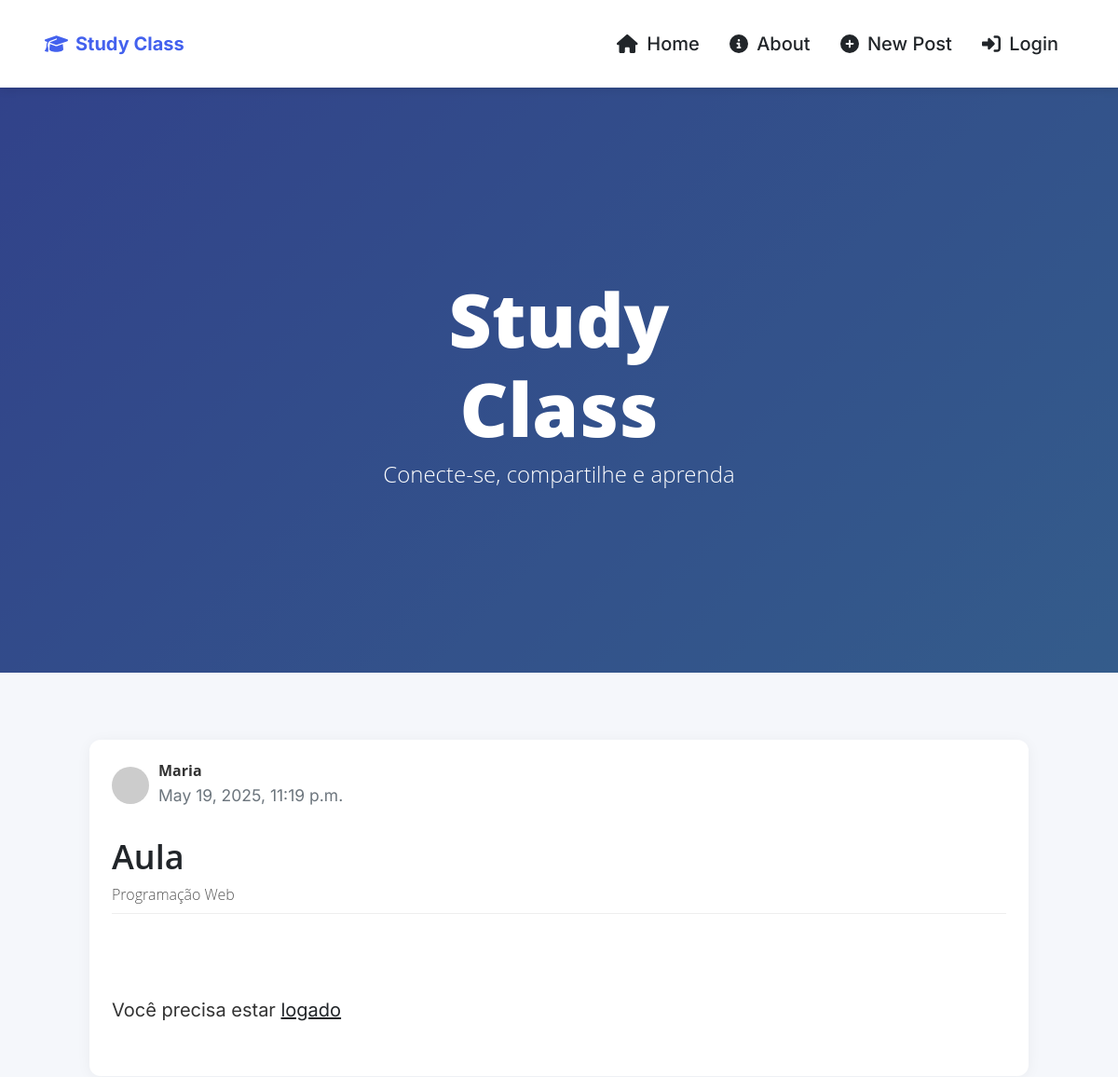
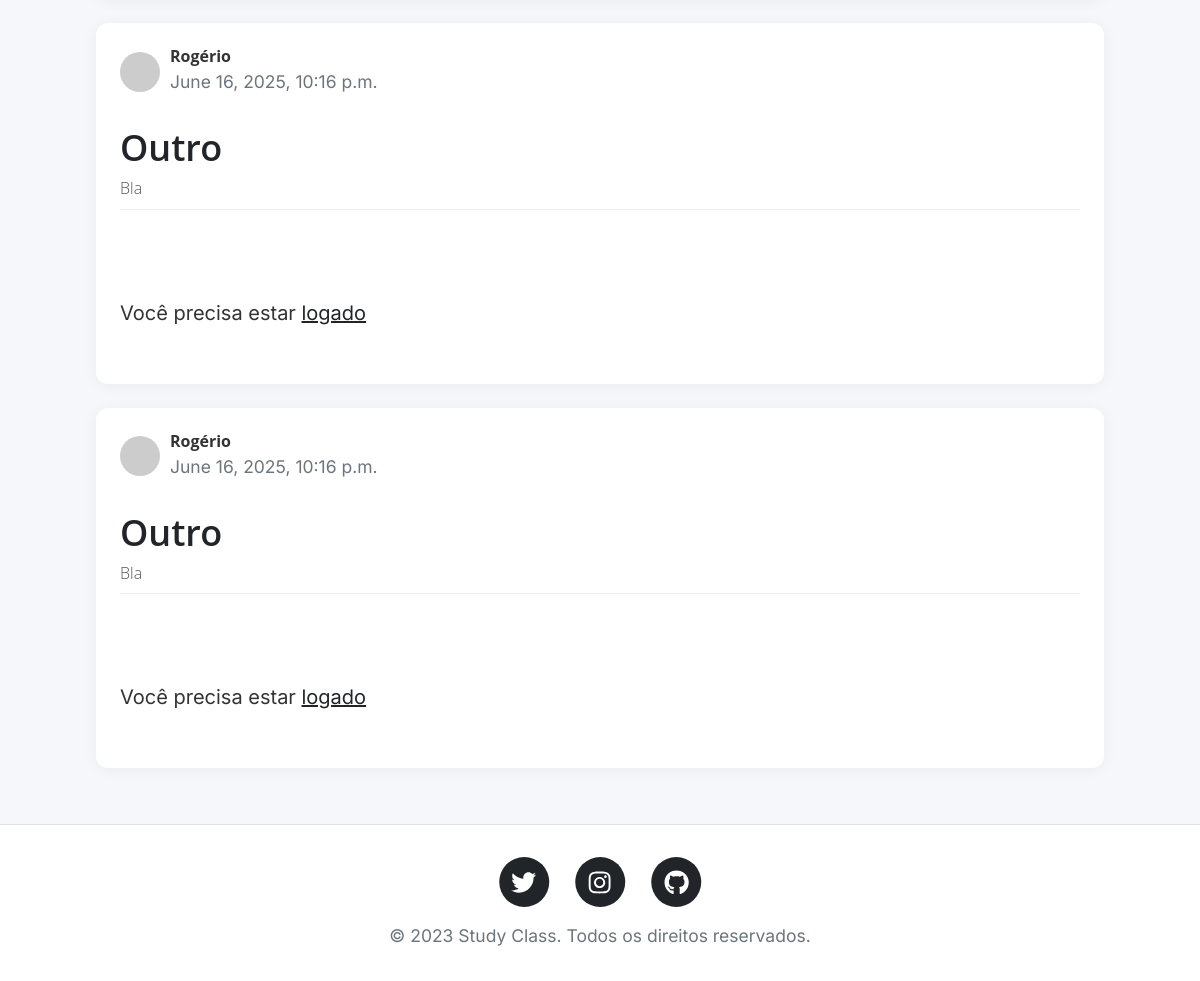
The page / on the database its author committed (2 pictures, top to bottom).
### socialapp/models.py (models this page shows, shortened)
class Postagem(models.Model):
    id_postagem = models.AutoField(primary_key=True)
    autor_postagem = models.CharField(max_length=255, blank=True)  # ← adicionado blank=True
    data_postagem = models.DateTimeField(auto_now_add=True)
    titulo_postagem = models.CharField(max_length=255)
    conteudo_postagem = models.TextField()
    id_avalia = models.ForeignKey(Avalia, models.DO_NOTHING, null=True, blank=True, db_column='id_avalia')

### socialapp/views.py (the view)
# urls.py: path('', index, name='index'),
def index(request):
    postagens =Postagem.objects.all()
    return render(request, 'social/index.html', {'postagens':postagens})

### socialapp/templates/social/index.html (shortened to what this page needs)
{% extends 'social/base.html' %}
{% block content %}
<div class="container px-4 px-lg-5 mt-4">
    <div class="row gx-4 gx-lg-5 justify-content-center">
        <div class="col-md-10 col-lg-8 col-xl-7">
            {% for postagem in postagens %}
            <div class="post-preview">
                <div class="d-flex align-items-center mb-3">
                    <img src="https://ui-avatars.com/api/?name={{ postagem.autor_postagem|urlencode }}&background=random"
                        alt="User" class="user-avatar">
                    <div>
                        <h6 class="mb-0 fw-bold">{{ postagem.autor_postagem }}</h6>
                        <small class="text-muted">{{ postagem.data_postagem }}</small>
                    </div>
                </div>
                <a href="post.html" class="text-decoration-none">
                    <h2 class="post-title">{{ postagem.titulo_postagem }}</h2>
                    <h3 class="post-subtitle">{{ postagem.conteudo_postagem }}</h3>
                </a>
                <div class="post-actions">
                    {% if user.is_authenticated %}
                    <div class="action-btn like-btn">
                        <i class="bi bi-heart"></i>
                        <span>Curtir</span>
                        <span class="count">0</span>
                    </div>
                    <div class="action-btn comment-btn">
                        <i class="bi bi-chat"></i>
                        <span>Comentar</span>
                        <span class="count">0</span>
                    </div>
                    <div class="action-btn share-btn">
                        <i class="bi bi-share"></i>
                        <span>Compartilhar</span>
                    </div>
                    <div class="ms-auto d-flex align-items-center">
                        <a href="{% url 'editar_post' postagem.id_postagem %}" class="edit-btn me-3" title="Editar">
                            <i class="bi bi-pencil-square"></i>
                        </a>
                        <a href="{% url 'deleta_post' postagem.id_postagem %}" class="delete-btn" title="Excluir">
                            <i class="bi bi-trash"></i>
                        </a>
                    </div>
                    {% else %}
                    <div class="text-center mt-5">
                        <p>Você precisa estar <a href="{% url 'login' %}">logado</a></p>
                    </div>
                    {% endif %}
                </div>
            </div>
            {% endfor %}
        </div>
    </div>
</div>
{% endblock content %}

### socialapp/templates/social/base.html (shortened to what this page needs)
<!DOCTYPE html>
<html lang="en">
<head>
    <link rel="stylesheet" href="https://cdn.jsdelivr.net/npm/bootstrap-icons@1.10.0/font/bootstrap-icons.css">
    <link href="/static/css/styles.css" rel="stylesheet" />
    <link href="/static/css/style.css" rel="stylesheet" />
</head>
<body>
    <nav class="navbar navbar-expand-lg navbar-light sticky-top">
        <div class="container px-4 px-lg-5">
            <a class="navbar-brand d-flex align-items-center" href="{% url 'index' %}">
                <i class="fas fa-graduation-cap me-2"></i>
                Study Class
            </a>
            <div class="collapse navbar-collapse" id="navbarResponsive">
                <ul class="navbar-nav ms-auto py-4 py-lg-0">
                    <li class="nav-item"><a class="nav-link px-lg-3 py-3 py-lg-4" href="{% url 'index' %}"><i
                                class="fas fa-home me-1"></i> Home</a></li>
                    <li class="nav-item"><a class="nav-link px-lg-3 py-3 py-lg-4" href="{% url 'sobre' %}"><i
                                class="fas fa-info-circle me-1"></i> About</a></li>
                    <li class="nav-item"><a class="nav-link px-lg-3 py-3 py-lg-4" href="{% url 'new_post' %}"><i
                                class="fas fa-plus-circle me-1"></i> New Post</a>
                    </li>
                    {% if user.is_authenticated %}
                    <li class="nav-item"><a class="nav-link px-lg-3 py-3 py-lg-4" href="{% url 'logout' %}"><i
                                class="fas fa-sign-out-alt me-1"></i> Logout</a></li>
                    {% else %}
                    <li class="nav-item"><a class="nav-link px-lg-3 py-3 py-lg-4" href="{% url 'login' %}"><i
                                class="fas fa-sign-in-alt me-1"></i> Login</a></li>
                    {% endif %}
                </ul>
            </div>
        </div>
    </nav>
    <header class="masthead bg-transparent text-black">
        <div class="container position-relative px-4 px-lg-5">
            <div class="row gx-4 gx-lg-5 justify-content-center">
                <div class="col-md-8 col-lg-6 col-xl-5">
                    <div class="site-heading text-center">
                        <h1>Study Class</h1>
                        <span class="subheading">Conecte-se, compartilhe e aprenda</span>
                    </div>
                </div>
            </div>
        </div>
    </header>
    <div class="container px-4 px-lg-5 mt-4">
        <div class="row gx-4 gx-lg-5 justify-content-center">
            <div class="col-md-10 col-lg-8 col-xl-7">
                {% block content %}
                {% endblock content %}
            </div>
        </div>
    </div>
    <footer class="footer border-top">
        <div class="container px-4 px-lg-5">
            <div class="row gx-4 gx-lg-5 justify-content-center">
                <div class="col-md-10 col-lg-8 col-xl-7">
                    <ul class="list-inline text-center">
                        <li class="list-inline-item">
                            <a href="#!" class="text-decoration-none text-dark">
                                <span class="fa-stack fa-lg">
                                    <i class="fas fa-circle fa-stack-2x"></i>
                                    <i class="fab fa-twitter fa-stack-1x fa-inverse"></i>
                                </span>
                            </a>
                        </li>
                        <li class="list-inline-item">
                            <a href="#!" class="text-decoration-none text-dark">
                                <span class="fa-stack fa-lg">
                                    <i class="fas fa-circle fa-stack-2x"></i>
                                    <i class="fab fa-instagram fa-stack-1x fa-inverse"></i>
                                </span>
                            </a>
                        </li>
                        <li class="list-inline-item">
                            <a href="#!" class="text-decoration-none text-dark">
                                <span class="fa-stack fa-lg">
                                    <i class="fas fa-circle fa-stack-2x"></i>
                                    <i class="fab fa-github fa-stack-1x fa-inverse"></i>
                                </span>
                            </a>
                        </li>
                    </ul>
                    <div class="small text-center text-muted">© 2023 Study Class. Todos os direitos reservados.</div>
                </div>
            </div>
        </div>
    </footer>
</body>
</html>

### socialapp/static/css/style.css (style rules this page uses)
:root { --primary-color: #4361ee; --secondary-color: #3f37c9; --accent-color: #4895ef; --light-color: #f8f9fa; --dark-color: #212529; --success-color: #4cc9f0; --danger-color: #f72585; --warning-color: #f8961e; --info-color: #43aa8b; }
body { font-family: 'Inter', sans-serif; background-color: #f5f7fb; color: #333; }
.navbar { background-color: white; box-shadow: 0 2px 10px rgba(0,0,0,0.1); }
.navbar-brand { font-weight: 700; color: var(--primary-color) !important; }
.nav-link { font-weight: 500; color: var(--dark-color) !important; }
.masthead { background-image: linear-gradient(135deg, var(--primary-color), var(--accent-color)) !important; padding: 6rem 0 4rem; color: white; }
.site-heading h1 { font-weight: 800; font-size: 2.5rem; }
.post-preview { background-color: white; border-radius: 12px; padding: 1.5rem; margin-bottom: 1.5rem; box-shadow: 0 2px 15px rgba(0,0,0,0.05); transition: transform 0.2s, box-shadow 0.2s; }
.post-title { font-weight: 600; color: var(--dark-color); margin-bottom: 0.5rem; }
.post-subtitle { font-weight: 400; color: #555; font-size: 1rem; margin-bottom: 1rem; }
.post-actions { display: flex; align-items: center; gap: 1.5rem; padding-top: 0.5rem; border-top: 1px solid #eee; }
.user-avatar { width: 40px; height: 40px; border-radius: 50%; object-fit: cover; margin-right: 10px; }
.footer { background-color: white; padding: 2rem 0; margin-top: 2rem; }

### socialapp/templates/social/base.html (style rules this page uses)
:root { --primary-color: #4361ee; --secondary-color: #3f37c9; --accent-color: #4895ef; --light-color: #f8f9fa; --dark-color: #212529; --success-color: #4cc9f0; --danger-color: #f72585; --warning-color: #f8961e; --info-color: #43aa8b; }
body { font-family: 'Inter', sans-serif; background-color: #f5f7fb; color: #333; }
.navbar { background-color: white; box-shadow: 0 2px 10px rgba(0, 0, 0, 0.1); }
.navbar-brand { font-weight: 700; color: var(--primary-color) !important; }
.nav-link { font-weight: 500; color: var(--dark-color) !important; }
.masthead { background-image: linear-gradient(135deg, var(--primary-color), var(--accent-color)) !important; padding: 6rem 0 4rem; color: white; }
.site-heading h1 { font-weight: 800; font-size: 2.5rem; }
.post-preview { background-color: white; border-radius: 12px; padding: 1.5rem; margin-bottom: 1.5rem; box-shadow: 0 2px 15px rgba(0, 0, 0, 0.05); transition: transform 0.2s, box-shadow 0.2s; }
.post-title { font-weight: 600; color: var(--dark-color); margin-bottom: 0.5rem; }
.post-subtitle { font-weight: 400; color: #555; font-size: 1rem; margin-bottom: 1rem; }
.post-actions { display: flex; align-items: center; gap: 1.5rem; padding-top: 0.5rem; border-top: 1px solid #eee; }
.user-avatar { width: 40px; height: 40px; border-radius: 50%; object-fit: cover; margin-right: 10px; }
.footer { background-color: white; padding: 2rem 0; margin-top: 2rem; }
.container { max-width: 1200px; }
.col-md-10 { max-width: 100%; flex: 0 0 100%; }
@media (min-width: 992px) { .col-lg-8 { max-width: 100%; flex: 0 0 100%; } }
@media (min-width: 1200px) { .col-xl-7 { max-width: 100%; flex: 0 0 100%; } }

### rows shown on the page
Postagem: autor_postagem "Maria", data_postagem "May 19, 2025, 11:19 p.m.", titulo_postagem "Aula", conteudo_postagem "Programação Web"
Postagem: autor_postagem "Rogério", data_postagem "June 16, 2025, 10:16 p.m.", titulo_postagem "Outro", conteudo_postagem "Bla"
Postagem: autor_postagem "Rogério", data_postagem "June 16, 2025, 10:16 p.m.", titulo_postagem "Outro", conteudo_postagem "Bla"
